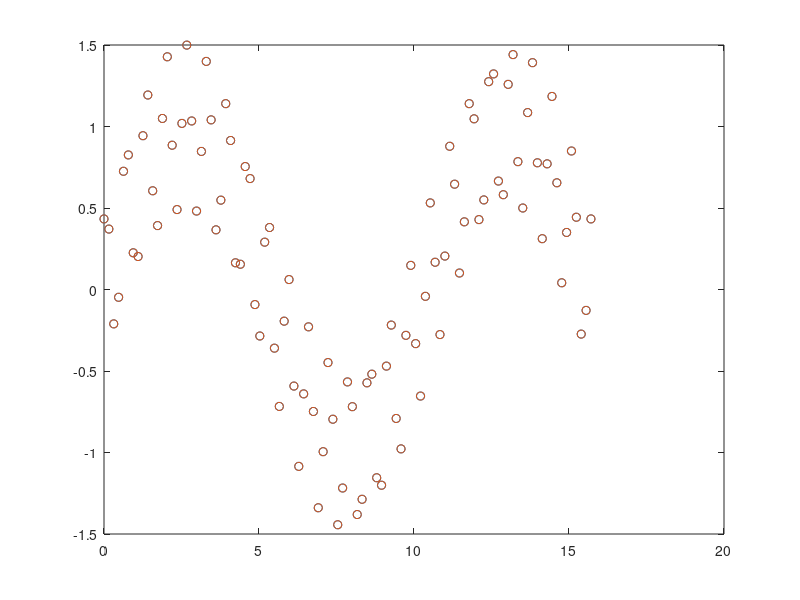
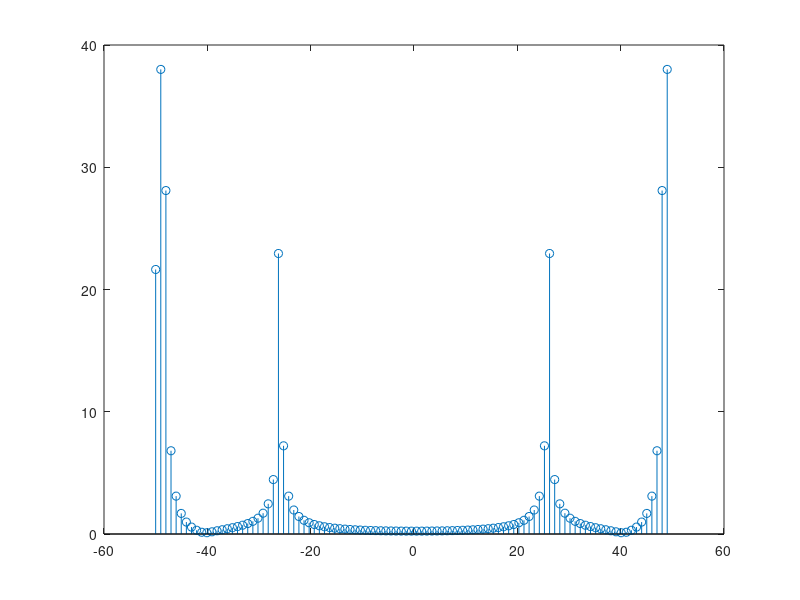
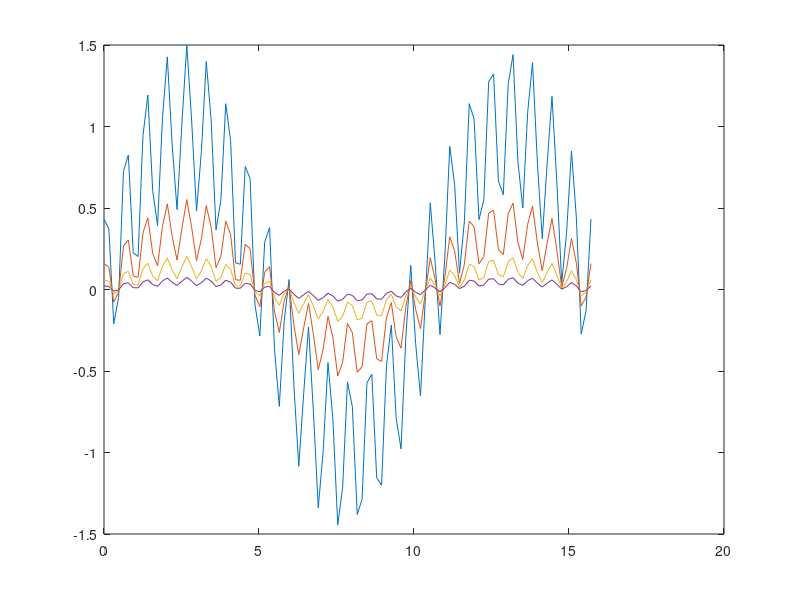
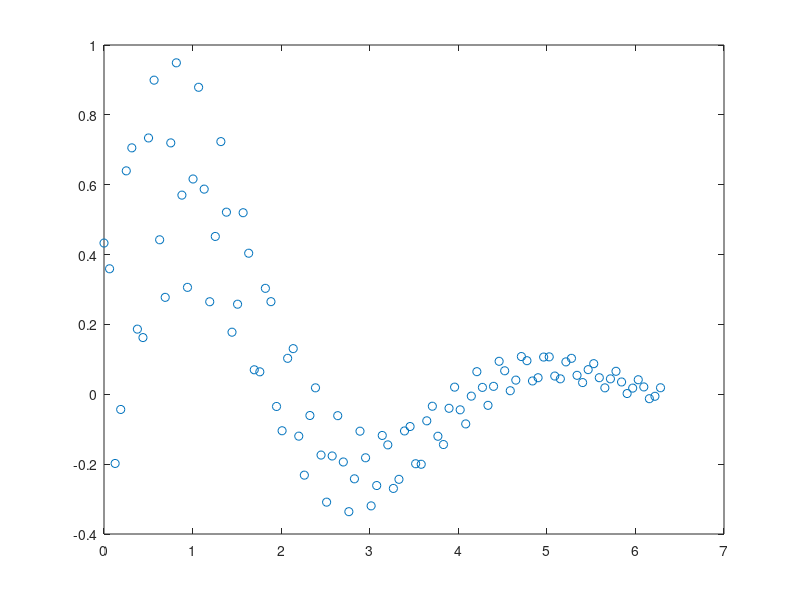

Write the MATLAB code that produced these figures, in order. (Note: this script raises an error after producing the figures.)
function sandbox()

% Variables
keys = {'A1', 'omega1', 'delta1', 'B1', ...
        'A2', 'omega2', 'delta2', 'B2'};
values = [1, 1, 0, 0, ...
          0.5, 10, pi/3, 0];
dict = containers.Map(keys,values);
max_time = 5*pi; % how long is sim?
ns = 100; % how many samples are we taking?
Fs = max_time/ns; % sample frequency
L = ns + 1;
distance = 5*pi; % how far our wave travels in the frame

% Time domain components
t = (0:Fs:max_time);
z = (0:2*pi/100:2*pi);
phi1 = dict('A1') * sin(dict('omega1') * t + dict('delta1') -z) + dict('B1');
phi2 = dict('A2') * sin(dict('omega2') * t + dict('delta2') -z) + dict('B2');

% Signals
signal = phi1 + phi2;
omega = -ns/2:ns/L:ns/2-ns/L;
FTsig = fft(signal);
IFTsig = ifft(FTsig);

% Plotting
figure(1)
plot(t, signal, 'o', t, real(IFTsig), 'o');
hold on
figure(2)
stem(omega, abs(FTsig));
figure(3)
plot(t, signal, ...
     t, exp(-1)*real(IFTsig), ...
     t, exp(-2)*real(IFTsig), ...
     t, exp(-3)*real(IFTsig));
figure(4)
plot(z, exp(-0.5*z).*real(IFTsig), 'o');


figure(5)
% Plot the first frame:
carla = sin(t-z).*exp(-z);
joy = sin(2*t-z*0.5).*exp(-z);
h = plot(t,carla*z(1));
hold on
g = plot(t,joy*z(1));

axis([0,distance,-dict('A1')*5,dict('A1')*5])

gif('test.gif','DelayTime',0.2,'frame',gcf)

for k = 2:ns
   set(h,'Ydata',carla*z(k))
   set(g,'Ydata',joy*z(k))
   gif
end


figure
plot(t, sin(t-z), t, real(ifft(exp(-z.*fft(t)).*fft(sin(t-z)))));
disp(sin(t-z))

end